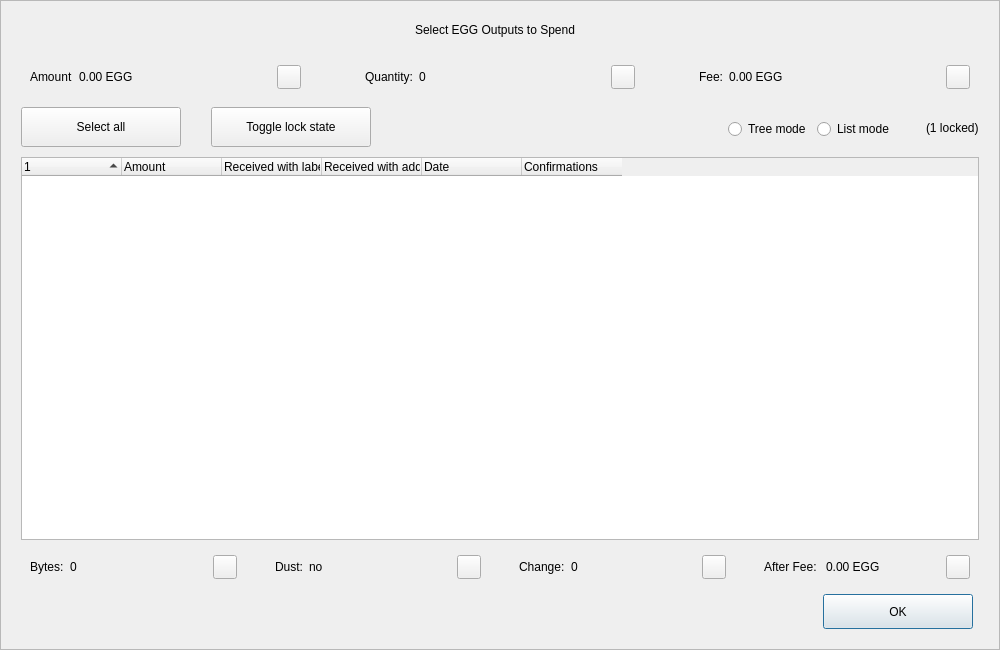
<?xml version="1.0" encoding="UTF-8"?>
<ui version="4.0">
 <class>CoinControlDialog</class>
 <widget class="QDialog" name="CoinControlDialog">
  <property name="geometry">
   <rect>
    <x>0</x>
    <y>0</y>
    <width>1000</width>
    <height>650</height>
   </rect>
  </property>
  <property name="minimumSize">
   <size>
    <width>950</width>
    <height>650</height>
   </size>
  </property>
  <property name="windowTitle">
   <string>Coin Selection</string>
  </property>
  <property name="styleSheet">
   <string notr="true"/>
  </property>
  <layout class="QVBoxLayout" name="verticalLayout">
   <property name="spacing">
    <number>0</number>
   </property>
   <property name="leftMargin">
    <number>0</number>
   </property>
   <property name="topMargin">
    <number>0</number>
   </property>
   <property name="rightMargin">
    <number>0</number>
   </property>
   <property name="bottomMargin">
    <number>0</number>
   </property>
   <item>
    <widget class="QFrame" name="frameContainer">
     <property name="toolTipDuration">
      <number>0</number>
     </property>
     <property name="frameShape">
      <enum>QFrame::StyledPanel</enum>
     </property>
     <property name="frameShadow">
      <enum>QFrame::Raised</enum>
     </property>
     <layout class="QVBoxLayout" name="verticalLayout_2">
      <property name="leftMargin">
       <number>0</number>
      </property>
      <property name="rightMargin">
       <number>0</number>
      </property>
      <property name="bottomMargin">
       <number>20</number>
      </property>
      <item>
       <layout class="QHBoxLayout" name="horizontalLayout_12">
        <property name="spacing">
         <number>0</number>
        </property>
        <property name="leftMargin">
         <number>20</number>
        </property>
        <property name="rightMargin">
         <number>30</number>
        </property>
        <item>
         <spacer name="horizontalSpacer_4">
          <property name="orientation">
           <enum>Qt::Horizontal</enum>
          </property>
          <property name="sizeHint" stdset="0">
           <size>
            <width>40</width>
            <height>20</height>
           </size>
          </property>
         </spacer>
        </item>
        <item>
         <widget class="QLabel" name="labelTitle">
          <property name="minimumSize">
           <size>
            <width>0</width>
            <height>40</height>
           </size>
          </property>
          <property name="maximumSize">
           <size>
            <width>16777215</width>
            <height>40</height>
           </size>
          </property>
          <property name="text">
           <string>Select EGG Outputs to Spend</string>
          </property>
          <property name="alignment">
           <set>Qt::AlignCenter</set>
          </property>
          <property name="margin">
           <number>7</number>
          </property>
         </widget>
        </item>
        <item>
         <spacer name="horizontalSpacer_5">
          <property name="orientation">
           <enum>Qt::Horizontal</enum>
          </property>
          <property name="sizeHint" stdset="0">
           <size>
            <width>40</width>
            <height>20</height>
           </size>
          </property>
         </spacer>
        </item>
       </layout>
      </item>
      <item>
       <layout class="QHBoxLayout" name="horizontalLayout_8">
        <property name="leftMargin">
         <number>20</number>
        </property>
        <property name="rightMargin">
         <number>20</number>
        </property>
        <item>
         <widget class="QWidget" name="layoutAmount" native="true">
          <layout class="QHBoxLayout" name="horizontalLayout_9" stretch="0,1,0">
           <item>
            <widget class="QLabel" name="labelCoinControlAmountText">
             <property name="text">
              <string>Amount</string>
             </property>
            </widget>
           </item>
           <item>
            <widget class="QLabel" name="labelCoinControlAmount">
             <property name="text">
              <string>0.00 EGG</string>
             </property>
            </widget>
           </item>
           <item alignment="Qt::AlignHCenter|Qt::AlignVCenter">
            <widget class="QPushButton" name="pushButtonAmount">
             <property name="minimumSize">
              <size>
               <width>0</width>
               <height>24</height>
              </size>
             </property>
             <property name="maximumSize">
              <size>
               <width>24</width>
               <height>26</height>
              </size>
             </property>
             <property name="focusPolicy">
              <enum>Qt::NoFocus</enum>
             </property>
             <property name="styleSheet">
              <string notr="true">padding-bottom:2px;
padding-right:4px;</string>
             </property>
             <property name="text">
              <string/>
             </property>
            </widget>
           </item>
          </layout>
         </widget>
        </item>
        <item>
         <spacer name="horizontalSpacer_2">
          <property name="orientation">
           <enum>Qt::Horizontal</enum>
          </property>
          <property name="sizeType">
           <enum>QSizePolicy::Fixed</enum>
          </property>
          <property name="sizeHint" stdset="0">
           <size>
            <width>40</width>
            <height>20</height>
           </size>
          </property>
         </spacer>
        </item>
        <item>
         <widget class="QWidget" name="layoutQuantity" native="true">
          <layout class="QHBoxLayout" name="horizontalLayout_10" stretch="0,1,0">
           <item>
            <widget class="QLabel" name="labelCoinControlQuantityText">
             <property name="text">
              <string>Quantity:</string>
             </property>
            </widget>
           </item>
           <item>
            <widget class="QLabel" name="labelCoinControlQuantity">
             <property name="text">
              <string>0</string>
             </property>
            </widget>
           </item>
           <item alignment="Qt::AlignHCenter|Qt::AlignVCenter">
            <widget class="QPushButton" name="pushButtonQuantity">
             <property name="minimumSize">
              <size>
               <width>0</width>
               <height>24</height>
              </size>
             </property>
             <property name="maximumSize">
              <size>
               <width>24</width>
               <height>26</height>
              </size>
             </property>
             <property name="focusPolicy">
              <enum>Qt::NoFocus</enum>
             </property>
             <property name="styleSheet">
              <string notr="true">padding-bottom:2px;
               padding-right:4px;</string>
             </property>
             <property name="text">
              <string/>
             </property>
            </widget>
           </item>
          </layout>
         </widget>
        </item>
        <item>
         <spacer name="horizontalSpacer_22">
          <property name="orientation">
           <enum>Qt::Horizontal</enum>
          </property>
          <property name="sizeType">
           <enum>QSizePolicy::Fixed</enum>
          </property>
          <property name="sizeHint" stdset="0">
           <size>
            <width>40</width>
            <height>20</height>
           </size>
          </property>
         </spacer>
        </item>
        <item>
         <widget class="QWidget" name="layoutFee" native="true">
          <layout class="QHBoxLayout" name="horizontalLayout_11" stretch="0,1,0">
           <item>
            <widget class="QLabel" name="labelCoinControlFeeText">
             <property name="text">
              <string>Fee:</string>
             </property>
            </widget>
           </item>
           <item>
            <widget class="QLabel" name="labelCoinControlFee">
             <property name="text">
              <string>0.00 EGG</string>
             </property>
            </widget>
           </item>
           <item alignment="Qt::AlignHCenter|Qt::AlignVCenter">
            <widget class="QPushButton" name="pushButtonFee">
             <property name="minimumSize">
              <size>
               <width>0</width>
               <height>24</height>
              </size>
             </property>
             <property name="maximumSize">
              <size>
               <width>24</width>
               <height>26</height>
              </size>
             </property>
             <property name="focusPolicy">
              <enum>Qt::NoFocus</enum>
             </property>
             <property name="styleSheet">
              <string notr="true">padding-bottom:2px;
               padding-right:4px;</string>
             </property>
             <property name="text">
              <string/>
             </property>
            </widget>
           </item>
          </layout>
         </widget>
        </item>
       </layout>
      </item>
      <item>
       <widget class="QFrame" name="frame">
        <property name="minimumSize">
         <size>
          <width>0</width>
          <height>40</height>
         </size>
        </property>
        <property name="styleSheet">
         <string notr="true">#frame {
	border:0;
}</string>
        </property>
        <property name="frameShape">
         <enum>QFrame::StyledPanel</enum>
        </property>
        <property name="frameShadow">
         <enum>QFrame::Sunken</enum>
        </property>
        <layout class="QHBoxLayout" name="horizontalLayout">
         <property name="spacing">
          <number>0</number>
         </property>
         <property name="leftMargin">
          <number>20</number>
         </property>
         <property name="topMargin">
          <number>0</number>
         </property>
         <property name="rightMargin">
          <number>20</number>
         </property>
         <property name="bottomMargin">
          <number>0</number>
         </property>
         <item>
          <layout class="QHBoxLayout" name="horizontalLayoutPanel" stretch="0,0,0,0,0,0">
           <property name="spacing">
            <number>20</number>
           </property>
           <item>
            <widget class="QPushButton" name="pushButtonSelectAll">
             <property name="sizePolicy">
              <sizepolicy hsizetype="Maximum" vsizetype="Fixed">
               <horstretch>0</horstretch>
               <verstretch>0</verstretch>
              </sizepolicy>
             </property>
             <property name="minimumSize">
              <size>
               <width>160</width>
               <height>40</height>
              </size>
             </property>
             <property name="maximumSize">
              <size>
               <width>16777215</width>
               <height>40</height>
              </size>
             </property>
             <property name="text">
              <string>Select all</string>
             </property>
             <property name="checkable">
              <bool>true</bool>
             </property>
             <property name="checked">
              <bool>false</bool>
             </property>
             <property name="autoExclusive">
              <bool>false</bool>
             </property>
             <property name="autoDefault">
              <bool>false</bool>
             </property>
            </widget>
           </item>
           <item>
            <spacer name="horizontalSpacer_6">
             <property name="orientation">
              <enum>Qt::Horizontal</enum>
             </property>
             <property name="sizeType">
              <enum>QSizePolicy::Fixed</enum>
             </property>
             <property name="sizeHint" stdset="0">
              <size>
               <width>10</width>
               <height>20</height>
              </size>
             </property>
            </spacer>
           </item>
           <item>
            <widget class="QPushButton" name="pushButtonToggleLock">
             <property name="sizePolicy">
              <sizepolicy hsizetype="Maximum" vsizetype="Fixed">
               <horstretch>0</horstretch>
               <verstretch>0</verstretch>
              </sizepolicy>
             </property>
             <property name="minimumSize">
              <size>
               <width>160</width>
               <height>40</height>
              </size>
             </property>
             <property name="maximumSize">
              <size>
               <width>16777215</width>
               <height>40</height>
              </size>
             </property>
             <property name="text">
              <string>Toggle lock state</string>
             </property>
             <property name="checkable">
              <bool>true</bool>
             </property>
             <property name="autoExclusive">
              <bool>false</bool>
             </property>
             <property name="autoDefault">
              <bool>false</bool>
             </property>
            </widget>
           </item>
           <item>
            <spacer name="horizontalSpacer_7">
             <property name="orientation">
              <enum>Qt::Horizontal</enum>
             </property>
             <property name="sizeType">
              <enum>QSizePolicy::Expanding</enum>
             </property>
             <property name="sizeHint" stdset="0">
              <size>
               <width>30</width>
               <height>20</height>
              </size>
             </property>
            </spacer>
           </item>
           <item alignment="Qt::AlignRight">
            <widget class="QGroupBox" name="groupBox_2">
             <property name="styleSheet">
              <string notr="true">#groupBox_2 {
    background-color:transparent;
    border-radius:0;
}</string>
             </property>
             <property name="title">
              <string/>
             </property>
             <layout class="QHBoxLayout" name="horizontalLayout_14">
              <item>
               <widget class="QRadioButton" name="radioTreeMode">
                <property name="sizePolicy">
                 <sizepolicy hsizetype="Maximum" vsizetype="Fixed">
                  <horstretch>0</horstretch>
                  <verstretch>0</verstretch>
                 </sizepolicy>
                </property>
                <property name="text">
                 <string>Tree mode</string>
                </property>
               </widget>
              </item>
              <item>
               <widget class="QRadioButton" name="radioListMode">
                <property name="sizePolicy">
                 <sizepolicy hsizetype="Maximum" vsizetype="Fixed">
                  <horstretch>0</horstretch>
                  <verstretch>0</verstretch>
                 </sizepolicy>
                </property>
                <property name="text">
                 <string>List mode</string>
                </property>
                <property name="checked">
                 <bool>false</bool>
                </property>
               </widget>
              </item>
             </layout>
            </widget>
           </item>
           <item>
            <widget class="QLabel" name="labelLocked">
             <property name="text">
              <string>(1 locked)</string>
             </property>
            </widget>
           </item>
          </layout>
         </item>
        </layout>
       </widget>
      </item>
      <item>
       <layout class="QHBoxLayout" name="horizontalLayout_13">
        <property name="leftMargin">
         <number>20</number>
        </property>
        <property name="rightMargin">
         <number>20</number>
        </property>
        <item>
         <widget class="CoinControlTreeWidget" name="treeWidget">
          <property name="contextMenuPolicy">
           <enum>Qt::CustomContextMenu</enum>
          </property>
          <property name="styleSheet">
           <string notr="true"/>
          </property>
          <property name="sortingEnabled">
           <bool>false</bool>
          </property>
          <property name="columnCount">
           <number>6</number>
          </property>
          <attribute name="headerShowSortIndicator" stdset="0">
           <bool>true</bool>
          </attribute>
          <attribute name="headerStretchLastSection">
           <bool>false</bool>
          </attribute>
          <column>
           <property name="text">
            <string/>
           </property>
          </column>
          <column>
           <property name="text">
            <string>Amount</string>
           </property>
          </column>
          <column>
           <property name="text">
            <string>Received with label</string>
           </property>
          </column>
          <column>
           <property name="text">
            <string>Received with address</string>
           </property>
          </column>
          <column>
           <property name="text">
            <string>Date</string>
           </property>
          </column>
          <column>
           <property name="text">
            <string>Confirmations</string>
           </property>
           <property name="toolTip">
            <string>Confirmed</string>
           </property>
          </column>
         </widget>
        </item>
       </layout>
      </item>
      <item>
       <layout class="QHBoxLayout" name="horizontalLayout_3">
        <property name="spacing">
         <number>20</number>
        </property>
        <property name="leftMargin">
         <number>20</number>
        </property>
        <property name="rightMargin">
         <number>20</number>
        </property>
        <item>
         <widget class="QWidget" name="layoutBytes" native="true">
          <layout class="QHBoxLayout" name="horizontalLayout_4" stretch="0,1,0">
           <item>
            <widget class="QLabel" name="labelCoinControlBytesText">
             <property name="text">
              <string>Bytes:</string>
             </property>
            </widget>
           </item>
           <item>
            <widget class="QLabel" name="labelCoinControlBytes">
             <property name="text">
              <string>0</string>
             </property>
            </widget>
           </item>
           <item alignment="Qt::AlignHCenter|Qt::AlignVCenter">
            <widget class="QPushButton" name="pushButtonBytes">
             <property name="minimumSize">
              <size>
               <width>0</width>
               <height>24</height>
              </size>
             </property>
             <property name="maximumSize">
              <size>
               <width>24</width>
               <height>26</height>
              </size>
             </property>
             <property name="focusPolicy">
              <enum>Qt::NoFocus</enum>
             </property>
             <property name="styleSheet">
              <string notr="true">padding-bottom:2px;
               padding-right:4px;</string>
             </property>
             <property name="text">
              <string/>
             </property>
            </widget>
           </item>
          </layout>
         </widget>
        </item>
        <item>
         <widget class="QWidget" name="layoutDust" native="true">
          <layout class="QHBoxLayout" name="horizontalLayout_5" stretch="0,1,0">
           <item>
            <widget class="QLabel" name="labelCoinControlLowOutputText">
             <property name="text">
              <string>Dust:</string>
             </property>
            </widget>
           </item>
           <item>
            <widget class="QLabel" name="labelCoinControlLowOutput">
             <property name="text">
              <string>no</string>
             </property>
            </widget>
           </item>
           <item alignment="Qt::AlignHCenter|Qt::AlignVCenter">
            <widget class="QPushButton" name="pushButtonDust">
             <property name="minimumSize">
              <size>
               <width>0</width>
               <height>24</height>
              </size>
             </property>
             <property name="maximumSize">
              <size>
               <width>24</width>
               <height>26</height>
              </size>
             </property>
             <property name="focusPolicy">
              <enum>Qt::NoFocus</enum>
             </property>
             <property name="styleSheet">
              <string notr="true">padding-bottom:2px;
               padding-right:4px;</string>
             </property>
             <property name="text">
              <string/>
             </property>
            </widget>
           </item>
          </layout>
         </widget>
        </item>
        <item>
         <widget class="QWidget" name="layoutChange" native="true">
          <layout class="QHBoxLayout" name="horizontalLayout_6" stretch="0,1,0">
           <item>
            <widget class="QLabel" name="labelCoinControlChangeText">
             <property name="text">
              <string>Change:</string>
             </property>
            </widget>
           </item>
           <item>
            <widget class="QLabel" name="labelCoinControlChange">
             <property name="text">
              <string>0</string>
             </property>
            </widget>
           </item>
           <item alignment="Qt::AlignHCenter|Qt::AlignVCenter">
            <widget class="QPushButton" name="pushButtonChange">
             <property name="minimumSize">
              <size>
               <width>0</width>
               <height>24</height>
              </size>
             </property>
             <property name="maximumSize">
              <size>
               <width>24</width>
               <height>26</height>
              </size>
             </property>
             <property name="focusPolicy">
              <enum>Qt::NoFocus</enum>
             </property>
             <property name="styleSheet">
              <string notr="true">padding-bottom:2px;
               padding-right:4px;</string>
             </property>
             <property name="text">
              <string/>
             </property>
            </widget>
           </item>
          </layout>
         </widget>
        </item>
        <item>
         <widget class="QWidget" name="layoutAfter" native="true">
          <layout class="QHBoxLayout" name="horizontalLayout_7" stretch="0,1,0">
           <item>
            <widget class="QLabel" name="labelCoinControlAfterFeeText">
             <property name="text">
              <string>After Fee: </string>
             </property>
            </widget>
           </item>
           <item>
            <widget class="QLabel" name="labelCoinControlAfterFee">
             <property name="text">
              <string>0.00 EGG</string>
             </property>
            </widget>
           </item>
           <item alignment="Qt::AlignHCenter|Qt::AlignVCenter">
            <widget class="QPushButton" name="pushButtonAlterFee">
             <property name="minimumSize">
              <size>
               <width>0</width>
               <height>24</height>
              </size>
             </property>
             <property name="maximumSize">
              <size>
               <width>24</width>
               <height>26</height>
              </size>
             </property>
             <property name="focusPolicy">
              <enum>Qt::NoFocus</enum>
             </property>
             <property name="styleSheet">
              <string notr="true">padding-bottom:2px;
               padding-right:4px;</string>
             </property>
             <property name="text">
              <string/>
             </property>
            </widget>
           </item>
          </layout>
         </widget>
        </item>
       </layout>
      </item>
      <item>
       <layout class="QHBoxLayout" name="horizontalLayout_2">
        <property name="spacing">
         <number>0</number>
        </property>
        <property name="leftMargin">
         <number>20</number>
        </property>
        <property name="rightMargin">
         <number>26</number>
        </property>
        <item>
         <spacer name="horizontalSpacer_3">
          <property name="orientation">
           <enum>Qt::Horizontal</enum>
          </property>
          <property name="sizeHint" stdset="0">
           <size>
            <width>558</width>
            <height>20</height>
           </size>
          </property>
         </spacer>
        </item>
        <item>
         <widget class="QPushButton" name="pushButtonOk">
          <property name="minimumSize">
           <size>
            <width>150</width>
            <height>35</height>
           </size>
          </property>
          <property name="text">
           <string>OK</string>
          </property>
         </widget>
        </item>
       </layout>
      </item>
     </layout>
    </widget>
   </item>
  </layout>
 </widget>
 <customwidgets>
  <customwidget>
   <class>CoinControlTreeWidget</class>
   <extends>QTreeWidget</extends>
   <header>coincontroltreewidget.h</header>
  </customwidget>
 </customwidgets>
 <resources/>
 <connections/>
</ui>
